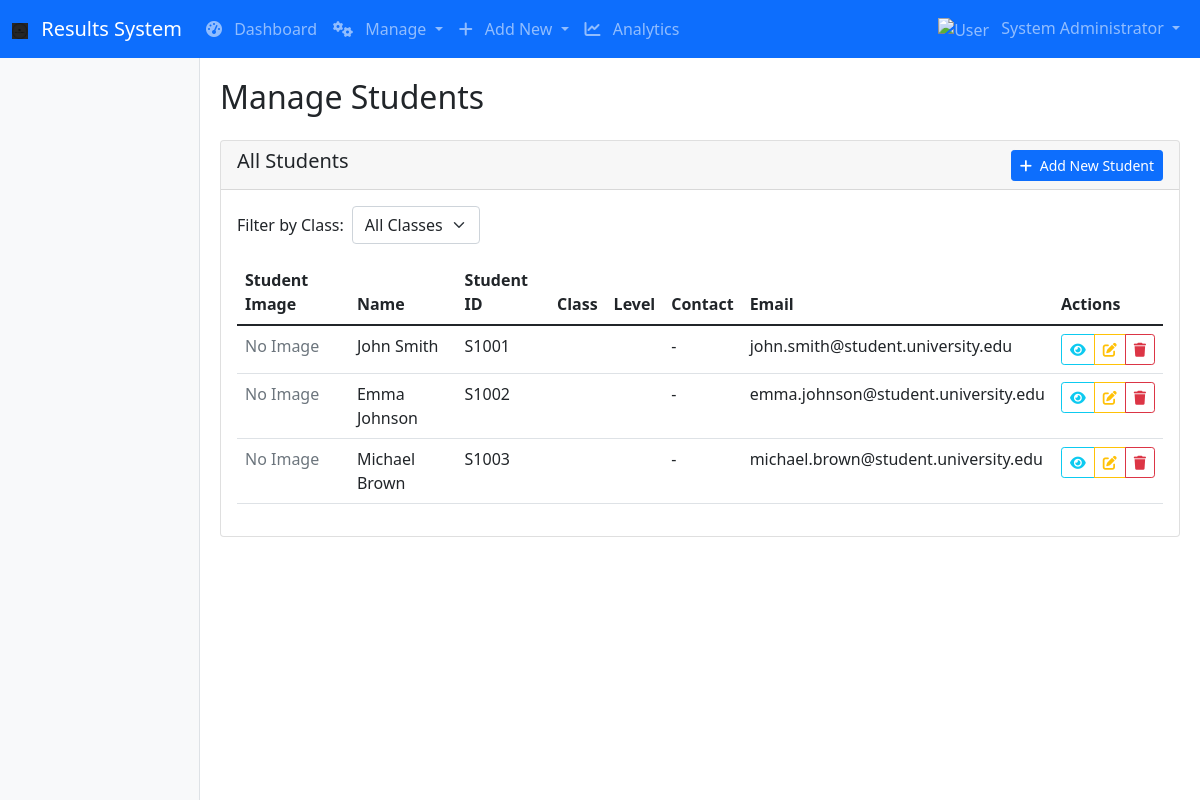
The page /admin/students (signed in) on the database as committed earlier.
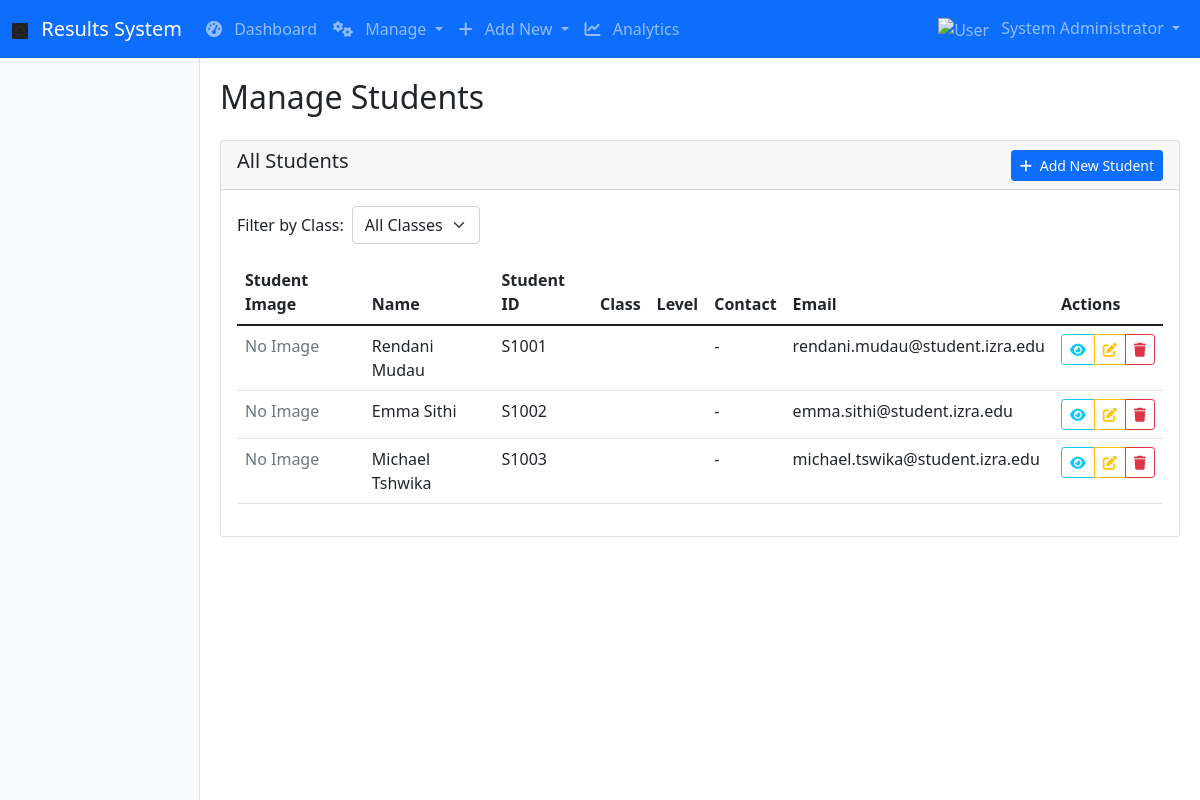
The same page on the database as committed later.
### tables this page shows
CREATE TABLE students
                 (id INTEGER PRIMARY KEY AUTOINCREMENT,
                 student_id TEXT UNIQUE NOT NULL,
                 full_name TEXT NOT NULL,
                 email TEXT NOT NULL,
                 program TEXT,
                 year INTEGER,
                 date_of_birth TEXT,
                 phone_number TEXT,
                 address TEXT,
                 created_at TEXT DEFAULT CURRENT_TIMESTAMP);

### app.py (the view)
    def decorated_function(*args, **kwargs):
        if 'role' not in session or session['role'] != 'admin':
            flash('Admin access required.', 'danger')
            return redirect(url_for('login'))
        return f(*args, **kwargs)

### app.py (called while the page is built)
def get_db_connection():
    conn = sqlite3.connect('results.db')
    conn.row_factory = sqlite3.Row
    return conn

def admin_required(f):
    def decorated_function(*args, **kwargs):
        if 'role' not in session or session['role'] != 'admin':
            flash('Admin access required.', 'danger')
            return redirect(url_for('login'))
        return f(*args, **kwargs)
    decorated_function.__name__ = f.__name__
    return decorated_function

@app.context_processor
def utility_processor():
    def now(format='%Y-%m-%d %H:%M'):
        return datetime.now().strftime(format)
    return dict(now=now)

### templates/manage_students.html (shortened to what this page needs)
{% extends "base.html" %}
{% block content %}
<h2 class="mb-4">Manage Students</h2>
<div class="card">
    <div class="card-header d-flex justify-content-between align-items-center">
        <h5>All Students</h5>
        <a href="{{ url_for('add_student') }}" class="btn btn-primary btn-sm">
            <i class="fas fa-plus me-1"></i> Add New Student
        </a>
    </div>
    <div class="card-body">
        <form method="get" class="mb-3">
            <div class="row g-2 align-items-center">
                <div class="col-auto">
                    <label for="class_filter" class="col-form-label">Filter by Class:</label>
                </div>
                <div class="col-auto">
                    <select class="form-select" id="class_filter" name="class_level" onchange="this.form.submit()">
                        <option value="">All Classes</option>
                    </select>
                </div>
            </div>
        </form>
        {% if students %}
        <div class="table-responsive">
            <table class="table table-hover">
                <thead>
                    <tr>
                        <th>Student Image</th>
                        <th>Name</th>
                        <th>Student ID</th>
                        <th>Class</th>
                        <th>Level</th>
                        <th>Contact</th>
                        <th>Email</th>
                        <th>Actions</th>
                    </tr>
                </thead>
                <tbody>
                    {% for student in students %}
                    <tr>
                        <td>
                            {% if student.image %}
                                <img src="{{ url_for('static', filename='student_images/' ~ student.image) }}"
                                     alt="Student Image"
                                     style="height:50px; width:50px; object-fit:cover; border-radius:50%;">
                            {% else %}
                                <span class="text-muted">No Image</span>
                            {% endif %}
                        </td>
                        <td>{{ student.full_name }}</td>
                        <td>{{ student.student_id }}</td>
                        <td>{{ student.class_level }}</td>
                        <td>{{ student.level }}</td>
                        <td>{{ student.contact_number or '-' }}</td>
                        <td>{{ student.email or '-' }}</td>
                        <td>
                            <div class="btn-group" role="group">
                                <button type="button" class="btn btn-sm btn-outline-info"
                                        title="View Details"
                                        onclick="viewStudent({{ student.id }}, '{{ student.full_name }}', '{{ student.address or '' }}')">
                                    <i class="fas fa-eye"></i>
                                </button>
                                <a href="{{ url_for('edit_student', student_id=student.id) }}"
                                   class="btn btn-sm btn-outline-warning" title="Edit">
                                    <i class="fas fa-edit"></i>
                                </a>
                                <button type="button" class="btn btn-sm btn-outline-danger"
                                        title="Delete"
                                        onclick="confirmDelete({{ student.id }}, '{{ student.full_name }}')">
                                    <i class="fas fa-trash"></i>
                                </button>
                            </div>
                        </td>
                    </tr>
                    {% endfor %}
                </tbody>
            </table>
        </div>
        {% endif %}
    </div>
</div>
{% endblock %}

Rows that differ between the two databases and show on the page:
changed students: full_name "John Smith" → "Rendani Mudau"; email "john.smith@student.university.edu" → "rendani.mudau@student.izra.edu"
changed students: full_name "Emma Johnson" → "Emma Sithi"; email "emma.johnson@student.university.edu" → "emma.sithi@student.izra.edu"
changed students: full_name "Michael Brown" → "Michael Tshwika"; email "michael.brown@student.university.edu" → "michael.tswika@student.izra.edu"
